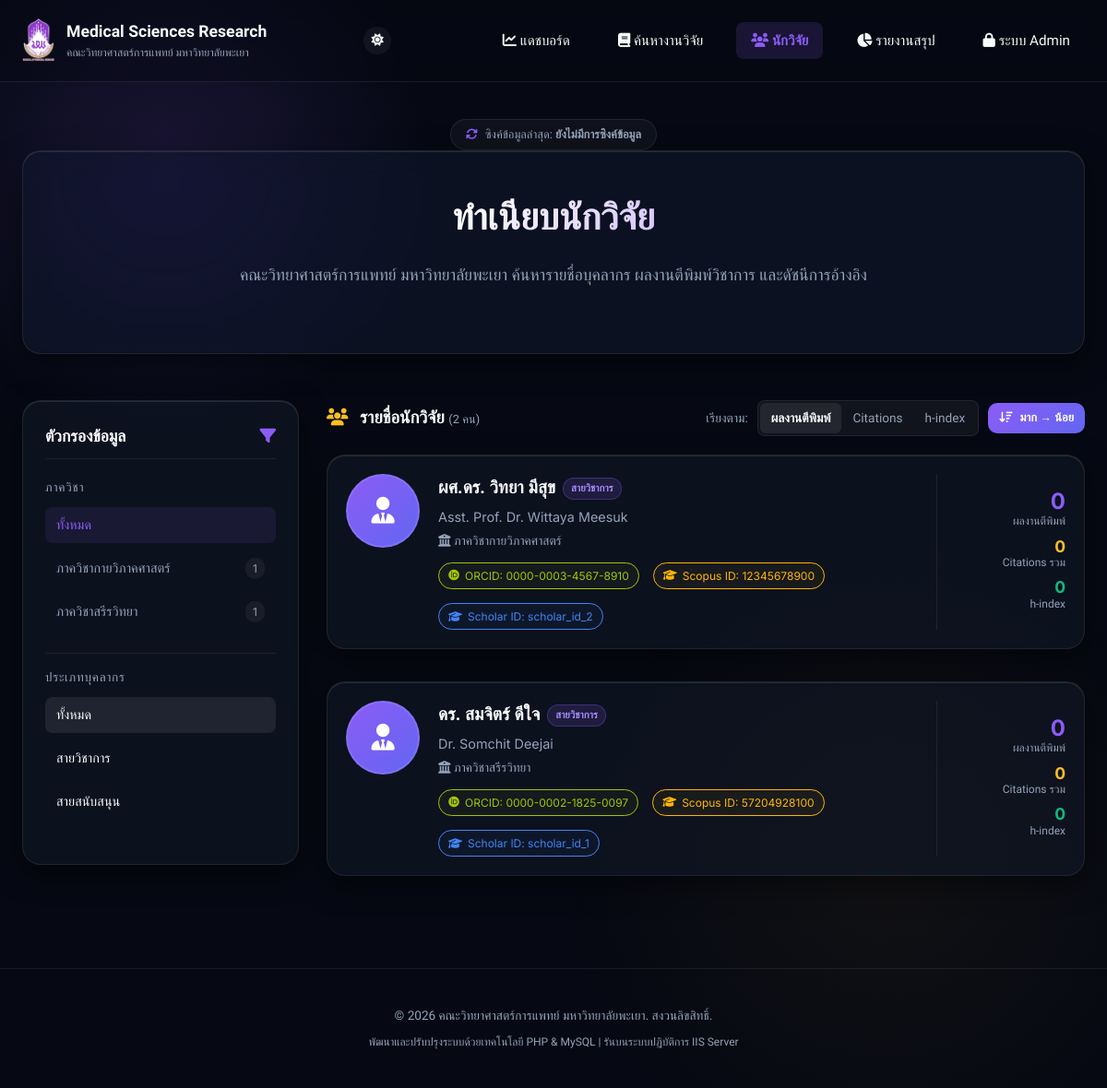
The app's page /researchers_list.php with its own data.
### tables this page shows
CREATE TABLE IF NOT EXISTS `researchers` (
    `id` INT AUTO_INCREMENT PRIMARY KEY,
    `title_th` VARCHAR(50) NULL,
    `first_name_th` VARCHAR(100) NOT NULL,
    `last_name_th` VARCHAR(100) NOT NULL,
    `title_en` VARCHAR(50) NULL,
    `first_name_en` VARCHAR(100) NOT NULL,
    `last_name_en` VARCHAR(100) NOT NULL,
    `orcid_id` VARCHAR(50) UNIQUE NULL,
    `scopus_author_id` VARCHAR(50) UNIQUE NULL,
    `pubmed_query` VARCHAR(255) NULL,
    `google_scholar_id` VARCHAR(50) UNIQUE NULL,
    `department` VARCHAR(150) NOT NULL,
    `email` VARCHAR(150) NULL,
    `avatar_url` VARCHAR(255) NULL,
    `researcher_type` VARCHAR(50) DEFAULT 'สายวิชาการ' NOT NULL,
    `h_index_peak` INT NOT NULL DEFAULT 0,
     
     
     
    `is_active` TINYINT(1) NOT NULL DEFAULT 1,
    `created_at` TIMESTAMP DEFAULT CURRENT_TIMESTAMP,
    `updated_at` TIMESTAMP DEFAULT CURRENT_TIMESTAMP ON UPDATE CURRENT_TIMESTAMP
);

### includes/functions.php (called while the page is built, shortened)
<?php
function get_departments_summary($pdo) {
    try {
        $stmt = $pdo->query("
            SELECT department, COUNT(*) as count
            FROM `researchers`
            GROUP BY department
            ORDER BY count DESC
        ");
        return $stmt->fetchAll();
    } catch (PDOException $e) {
        return [];
    }
}
function get_all_researchers($pdo, $active_only = true) {
    try {
        $where = $active_only ? "WHERE r.is_active = 1" : "";
        $stmt = $pdo->query("
            SELECT r.*, COUNT(rp.publication_id) as pub_count, SUM(p.citation_count) as total_citations
            FROM `researchers` r
            LEFT JOIN `researcher_publications` rp ON r.id = rp.researcher_id
            LEFT JOIN `publications` p ON rp.publication_id = p.id
            {$where}
            GROUP BY r.id
            ORDER BY r.first_name_th ASC
        ");
        return $stmt->fetchAll();
    } catch (PDOException $e) {
        return [];
    }
}

### researchers_list.php (the view, shortened to what this page needs)
<?php
require_once __DIR__ . '/includes/functions.php';
$selected_dept = isset($_GET['dept']) ? trim($_GET['dept']) : '';
$selected_type = isset($_GET['type']) ? trim($_GET['type']) : '';
$sort = in_array($_GET['sort'] ?? '', ['pubs', 'citations', 'hindex']) ? $_GET['sort'] : 'pubs';
$order = ($_GET['order'] ?? 'desc') === 'asc' ? 'asc' : 'desc';
$limit = 20;
$page = isset($_GET['page']) ? max(1, (int)$_GET['page']) : 1;
$departments = get_departments_summary($pdo);
$researchers = get_all_researchers($pdo);
$sort_key = $sort === 'citations' ? 'total_citations' : ($sort === 'hindex' ? 'h_index' : 'pub_count');
usort($researchers, function ($a, $b) use ($sort_key, $order) {
    $diff = (int)$a[$sort_key] <=> (int)$b[$sort_key];
    return $order === 'asc' ? $diff : -$diff;
});
$total_rows = count($researchers);
$total_pages = max(1, (int)ceil($total_rows / $limit));
$page = min($page, $total_pages);
$offset = ($page - 1) * $limit;
$page_researchers = array_slice($researchers, $offset, $limit);
function researchers_list_url($overrides) {
    $params = array_merge($_GET, $overrides);
    if (!isset($overrides['page'])) {
        unset($params['page']);
    }
    return '?' . http_build_query($params);
}
include_once __DIR__ . '/includes/header.php';
?>
<div class="hero glass-panel animate-fade-in" style="padding: 40px 20px;">
    <h2>ทำเนียบนักวิจัย</h2>
    <p>คณะวิทยาศาสตร์การแพทย์ มหาวิทยาลัยพะเยา ค้นหารายชื่อบุคลากร ผลงานตีพิมพ์วิชาการ และดัชนีการอ้างอิง</p>
</div>
<div class="main-grid animate-fade-in" style="animation-delay: 0.1s;">
    <div class="sidebar glass-panel">
        <div class="sidebar-title">
            <span>ตัวกรองข้อมูล</span>
            <i class="fa-solid fa-filter" style="color: var(--color-primary);"></i>
        </div>
        <div class="filter-group">
            <label class="filter-label">ภาควิชา</label>
            <ul class="dept-list">
                <li class="dept-item">
                    <a href="<?php echo researchers_list_url(['dept' => '']); ?>" class="dept-btn <?php echo $selected_dept === '' ? 'active' : ''; ?>">
                        <span>ทั้งหมด</span>
                    </a>
                </li>
                <?php foreach ($departments as $dept): ?>
                    <li class="dept-item">
                        <a href="<?php echo researchers_list_url(['dept' => $dept['department']]); ?>" class="dept-btn <?php echo $selected_dept === $dept['department'] ? 'active' : ''; ?>">
                            <span><?php echo htmlspecialchars($dept['department']); ?></span>
                            <span class="dept-count"><?php echo $dept['count']; ?></span>
                        </a>
                    </li>
                <?php endforeach; ?>
            </ul>
        </div>
        <div class="filter-group" style="margin-top: 25px; border-top: 1px solid var(--border-glass); padding-top: 15px;">
            <label class="filter-label">ประเภทบุคลากร</label>
            <ul class="type-list" style="list-style: none;">
                <li class="type-item" style="margin-bottom: 8px;">
                    <a href="<?php echo researchers_list_url(['type' => '']); ?>" class="dept-btn" style="width: 100%; text-align: left; background: <?php echo $selected_type === '' ? 'var(--border-glass)' : 'none'; ?>; border: none; color: var(--color-text-main); padding: 8px 12px; border-radius: 8px; display: flex; justify-content: space-between; align-items: center; text-decoration: none;">
                        <span>ทั้งหมด</span>
                    </a>
                </li>
                <?php foreach (['สายวิชาการ', 'สายสนับสนุน'] as $t): ?>
                <li class="type-item" style="margin-bottom: 8px;">
                    <a href="<?php echo researchers_list_url(['type' => $t]); ?>" class="dept-btn" style="width: 100%; text-align: left; background: <?php echo $selected_type === $t ? 'var(--border-glass)' : 'none'; ?>; border: none; color: var(--color-text-main); padding: 8px 12px; border-radius: 8px; display: flex; justify-content: space-between; align-items: center; text-decoration: none;">
                        <span><?php echo $t; ?></span>
                    </a>
                </li>
                <?php endforeach; ?>
            </ul>
        </div>
    </div>
    <div>
        <div style="display: flex; justify-content: space-between; align-items: center; margin-bottom: 20px; flex-wrap: wrap; gap: 15px;">
            <h3 style="margin: 0; font-weight: 600;">
                <i class="fa-solid fa-users" style="color: var(--color-accent); margin-right: 8px;"></i>
                รายชื่อนักวิจัย
                <span style="font-size: 0.8rem; font-weight: 400; color: var(--color-text-muted);">(<?php echo number_format($total_rows); ?> คน)</span>
            </h3>
            <div style="display: flex; align-items: center; gap: 10px; font-size: 0.85rem; flex-wrap: wrap;">
                <span style="color: var(--color-text-muted);">เรียงตาม:</span>
                <div style="display: flex; background: rgba(120, 120, 120, 0.1); border: 1px solid var(--border-glass); border-radius: 8px; padding: 2px;">
                    <?php foreach (['pubs' => 'ผลงานตีพิมพ์', 'citations' => 'Citations', 'hindex' => 'h-index'] as $key => $label): ?>
                        <a href="<?php echo researchers_list_url(['sort' => $key]); ?>" style="padding: 6px 12px; border-radius: 6px; text-decoration: none; color: <?php echo $sort === $key ? 'var(--color-text-main)' : 'var(--color-text-muted)'; ?>; background: <?php echo $sort === $key ? 'var(--border-glass)' : 'transparent'; ?>; font-weight: <?php echo $sort === $key ? '600' : 'normal'; ?>;"><?php echo $label; ?></a>
                    <?php endforeach; ?>
                </div>
                <a href="<?php echo researchers_list_url(['order' => $order === 'asc' ? 'desc' : 'asc']); ?>" class="btn-premium" style="padding: 6px 12px; font-size: 0.8rem; box-shadow: none; text-decoration: none;" title="สลับลำดับ">
                    <i class="fa-solid <?php echo $order === 'asc' ? 'fa-arrow-up-wide-short' : 'fa-arrow-down-wide-short'; ?>"></i>
                    <?php echo $order === 'asc' ? 'น้อย → มาก' : 'มาก → น้อย'; ?>
                </a>
            </div>
        </div>
        <div class="researchers-container">
            <?php if (empty($page_researchers)): ?>
                <div class="glass-panel" style="padding: 40px; text-align: center; color: var(--color-text-muted);">
                    <i class="fa-solid fa-users-slash" style="font-size: 3rem; margin-bottom: 16px; display: block;"></i>
                    ไม่พบนักวิจัยตามเงื่อนไขที่เลือก
                </div>
            <?php else: ?>
                <div style="display: grid; grid-template-columns: 1fr; gap: 15px;">
                    <?php foreach ($page_researchers as $r): ?>
                        <a href="profile.php?id=<?php echo $r['id']; ?>" class="glass-panel researcher-card">
                            <div class="researcher-avatar">
                                <?php if (!empty($r['avatar_url'])): ?>
                                    <img src="<?php echo htmlspecialchars($r['avatar_url']); ?>" alt="avatar">
                                <?php else: ?>
                                    <i class="fa-solid fa-user-tie"></i>
                                <?php endif; ?>
                            </div>
                            <div class="researcher-info">
                                <div class="researcher-name" style="display: flex; align-items: center; gap: 8px; flex-wrap: wrap;">
                                    <span><?php echo htmlspecialchars(($r['title_th'] ?? '') . ' ' . $r['first_name_th'] . ' ' . $r['last_name_th']); ?></span>
                                    <?php if (($r['researcher_type'] ?? 'สายวิชาการ') === 'สายสนับสนุน'): ?>
                                        <span class="badge" style="background: rgba(236, 72, 153, 0.15); color: #ec4899; border: 1px solid rgba(236,72,153,0.3); padding: 2px 8px; font-size: 0.7rem; font-weight: 600; text-shadow: none;">สายสนับสนุน</span>
                                    <?php else: ?>
                                        <span class="badge" style="background: rgba(139, 92, 246, 0.15); color: #a78bfa; border: 1px solid rgba(139,92,246,0.3); padding: 2px 8px; font-size: 0.7rem; font-weight: 600; text-shadow: none;">สายวิชาการ</span>
                                    <?php endif; ?>
                                </div>
                                <div style="font-size: 0.9rem; color: var(--color-text-muted); margin-bottom: 4px; font-family: var(--font-eng);">
                                    <?php echo htmlspecialchars(($r['title_en'] ?? '') . ' ' . $r['first_name_en'] . ' ' . $r['last_name_en']); ?>
                                </div>
                                <div class="researcher-dept">
                                    <i class="fa-solid fa-building-columns"></i> <?php echo htmlspecialchars($r['department']); ?>
                                </div>
                                <div class="researcher-meta">
                                    <?php if (!empty($r['orcid_id'])): ?>
                                        <span class="badge badge-orcid">
                                            <i class="fa-brands fa-orcid"></i> ORCID: <?php echo htmlspecialchars($r['orcid_id']); ?>
                                        </span>
                                    <?php endif; ?>
                                    <?php if (!empty($r['scopus_author_id'])): ?>
                                        <span class="badge badge-scopus">
                                            <i class="fa-solid fa-graduation-cap"></i> Scopus ID: <?php echo htmlspecialchars($r['scopus_author_id']); ?>
                                        </span>
                                    <?php endif; ?>
                                    <?php if (!empty($r['google_scholar_id'])): ?>
                                        <span class="badge badge-scholar">
                                            <i class="fa-solid fa-graduation-cap"></i> Scholar ID: <?php echo htmlspecialchars($r['google_scholar_id']); ?>
                                        </span>
                                    <?php endif; ?>
                                </div>
                            </div>
                            <div style="text-align: right; display: flex; flex-direction: column; justify-content: center; gap: 8px; border-left: 1px solid var(--border-glass); padding-left: 20px; min-width: 140px;">
                                <div>
                                    <div style="font-size: 1.5rem; font-weight: 700; color: var(--color-primary); font-family: var(--font-eng); line-height: 1;">
                                        <?php echo (int)$r['pub_count']; ?>
                                    </div>
                                    <div style="font-size: 0.75rem; color: var(--color-text-muted);">ผลงานตีพิมพ์</div>
                                </div>
                                <div>
                                    <div style="font-size: 1.1rem; font-weight: 700; color: var(--color-accent); font-family: var(--font-eng); line-height: 1;">
                                        <?php echo (int)$r['total_citations']; ?>
                                    </div>
                                    <div style="font-size: 0.75rem; color: var(--color-text-muted);">Citations รวม</div>
                                </div>
                                <div>
                                    <div style="font-size: 1.1rem; font-weight: 700; color: #10b981; font-family: var(--font-eng); line-height: 1;">
                                        <?php echo (int)$r['h_index']; ?>
                                    </div>
                                    <div style="font-size: 0.75rem; color: var(--color-text-muted);">h-index</div>
                                </div>
                            </div>
                        </a>
                    <?php endforeach; ?>
                </div>
            <?php endif; ?>
        </div>
    </div>
</div>
<?php
include_once __DIR__ . '/includes/footer.php';
?>

### records on screen
researchers: title_th+first_name_th+last_name_th "ผศ.ดร. วิทยา มีสุข", researcher_type "สายวิชาการ", title_en+first_name_en+last_name_en "Asst. Prof. Dr. Wittaya Meesuk", department "ภาควิชากายวิภาคศาสตร์", orcid "0000-0003-4567-8910", scopus_author "12345678900", google_scholar "scholar_id_2", pub_count "0", total_citations "0", h_index "0"
researchers: title_th+first_name_th+last_name_th "ดร. สมจิตร์ ดีใจ", researcher_type "สายวิชาการ", title_en+first_name_en+last_name_en "Dr. Somchit Deejai", department "ภาควิชาสรีรวิทยา", orcid "0000-0002-1825-0097", scopus_author "57204928100", google_scholar "scholar_id_1", pub_count "0", total_citations "0", h_index "0"

### other values on screen
format_thai_datetime($header_last_sync) "ยังไม่มีการซิงค์ข้อมูล"
$dept['department'] "ภาควิชากายวิภาคศาสตร์"
$dept['count'] "1"
$dept['department'] "ภาควิชาสรีรวิทยา"
$t "สายวิชาการ"
$t "สายสนับสนุน"
$total_rows "2"
$label "ผลงานตีพิมพ์"
$label "Citations"
$label "h-index"
